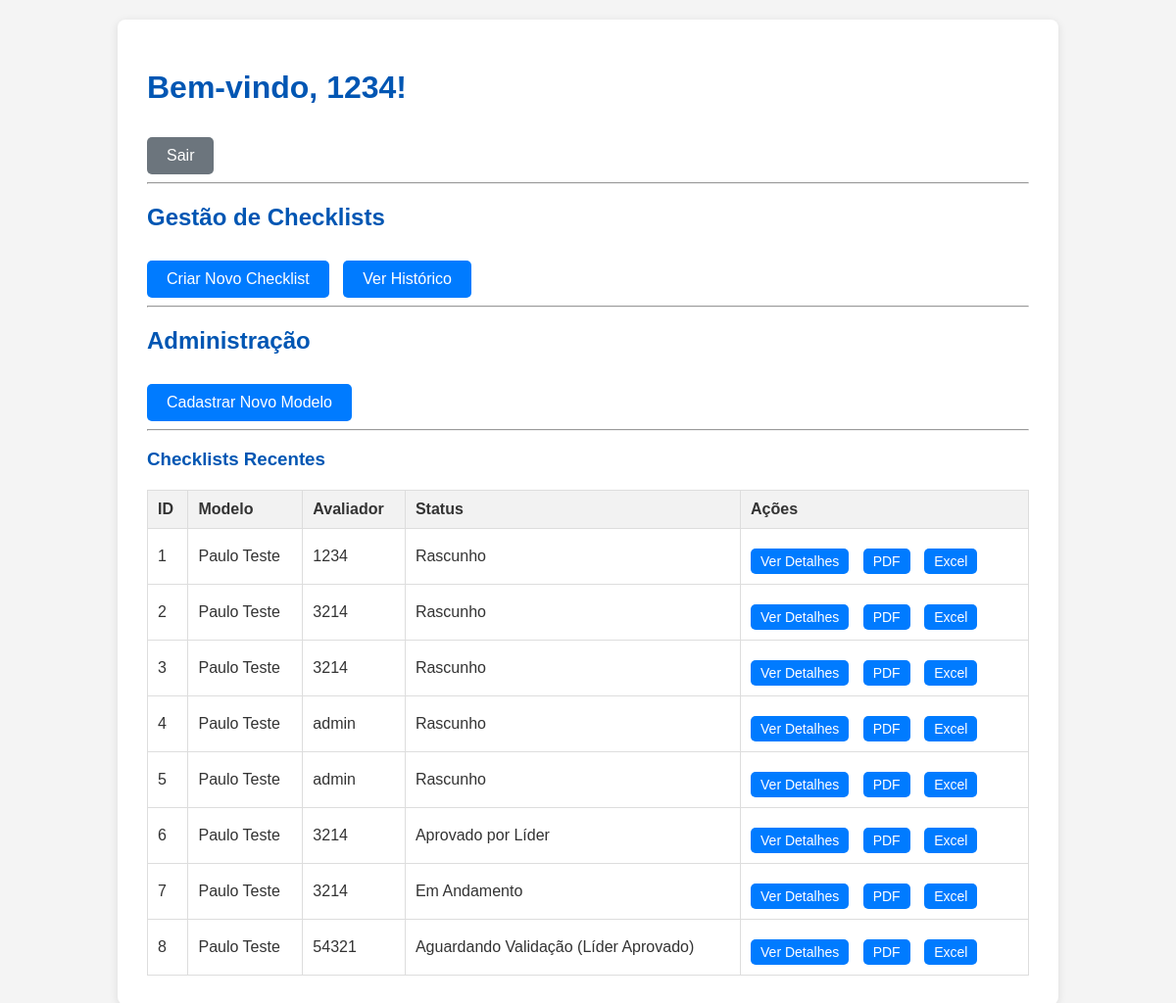
Screenshot of / (signed in) with the database file from the repository.
### models.py (models this page shows, shortened)
class User(db.Model, UserMixin):
    id = db.Column(db.Integer, primary_key=True)
    username = db.Column(db.String(80), unique=True, nullable=False)
    email = db.Column(db.String(120), unique=True, nullable=False)
    password_hash = db.Column(db.String(128), nullable=False)
    role_id = db.Column(db.Integer, db.ForeignKey('role.id', name='fk_user_role'), nullable=False)  # Named constraint
    is_active = db.Column(db.Boolean, default=True)
    created_at = db.Column(db.DateTime, default=datetime.utcnow)
    checklists_created = db.relationship('Checklist', foreign_keys='Checklist.created_by_user_id', backref='creator', lazy=True)
    checklists_evaluated = db.relationship('Checklist', foreign_keys='Checklist.evaluator_user_id', backref='evaluator', lazy=True)
    validation_logs = db.relationship('ValidationLog', backref='validator', lazy=True)

class Checklist(db.Model):
    id = db.Column(db.Integer, primary_key=True)
    template_id = db.Column(db.Integer, db.ForeignKey('checklist_template.id', name='fk_checklist_template'), nullable=False) # Named constraint
    created_by_user_id = db.Column(db.Integer, db.ForeignKey('user.id', name='fk_checklist_creator'), nullable=True) # Named constraint
    evaluator_user_id = db.Column(db.Integer, db.ForeignKey('user.id', name='fk_checklist_evaluator'), nullable=True) # Named constraint
    evaluated_employee_name = db.Column(db.String(100), nullable=False)
    employee_matricula = db.Column(db.String(50), nullable=True)
    employee_position = db.Column(db.String(100), nullable=True)
    shift = db.Column(db.String(50), nullable=False)
    area = db.Column(db.String(100), nullable=False)
    training_date = db.Column(db.Date, nullable=False, default=datetime.utcnow().date())
    training_coach = db.Column(db.String(100), nullable=False)
    training_load_hours = db.Column(db.String(50), nullable=True)
    training_process_desc = db.Column(db.Text, nullable=True)
    start_datetime = db.Column(db.DateTime, nullable=True)
    end_datetime = db.Column(db.DateTime, nullable=True)
    current_status = db.Column(db.String(50), default='Rascunho', nullable=False)
    saved_partially = db.Column(db.Boolean, default=True)
    evaluator_signature_data = db.Column(db.LargeBinary, nullable=True)
    evaluator_signature_name = db.Column(db.String(100), nullable=True)
    evaluator_signature_datetime = db.Column(db.DateTime, nullable=True)
    created_at = db.Column(db.DateTime, default=datetime.utcnow)
    updated_at = db.Column(db.DateTime, default=datetime.utcnow, onupdate=datetime.utcnow)
    answers = db.relationship('ChecklistAnswer', backref='checklist', lazy=True)
    validation_logs = db.relationship('ValidationLog', backref='checklist', lazy=True)

class ChecklistTemplate(db.Model):
    id = db.Column(db.Integer, primary_key=True)
    name = db.Column(db.String(200), nullable=False, unique=True)
    description = db.Column(db.Text, nullable=True)
    sector = db.Column(db.String(100), nullable=False)
    is_active = db.Column(db.Boolean, default=True)
    created_at = db.Column(db.DateTime, default=datetime.utcnow)
    updated_at = db.Column(db.DateTime, default=datetime.utcnow, onupdate=datetime.utcnow)
    items = db.relationship('ChecklistItemTemplate', backref='template', lazy=True, order_by='ChecklistItemTemplate.order_index')
    checklists = db.relationship('Checklist', backref='template', lazy=True)

### routes.py (the view)
@app.route('/')
@login_required
def index():
    checklists = Checklist.query.all()
    return render_template('index.html', checklists=checklists)

### app.py (called while the page is built)
@login_manager.user_loader
def load_user(user_id):
    return User.query.get(int(user_id))

### templates/index.html (shortened to what this page needs)
<!DOCTYPE html>
<html lang="pt-br">
<head>
    <link rel="stylesheet" href="{{ url_for('static', filename='css/style.css') }}">
</head>
<body>
    <div class="container">
        <header>
            <h1>Bem-vindo, {{ current_user.username }}!</h1>
            <a href="{{ url_for('logout') }}" class="button secondary">Sair</a>
        </header>
        <hr>
        <h2>Gestão de Checklists</h2>
        <a href="{{ url_for('selecionar_modelo') }}" class="button">Criar Novo Checklist</a>
        <a href="{{ url_for('historico') }}" class="button">Ver Histórico</a>
        <hr>
        {% if current_user.role_obj.name == 'Administrador' %}
            <h2>Administração</h2>
            <a href="{{ url_for('cadastrar_modelo') }}" class="button">Cadastrar Novo Modelo</a>
            {% endif %}
        <hr>
        <h3>Checklists Recentes</h3>
        {% if checklists %}
            <table>
                <thead>
                    <tr>
                        <th>ID</th>
                        <th>Modelo</th>
                        <th>Avaliador</th>
                        <th>Status</th>
                        <th>Ações</th>
                    </tr>
                </thead>
                <tbody>
                    {% for checklist in checklists %}
                        <tr>
                            <td>{{ checklist.id }}</td>
                            <td>{{ checklist.template.name }}</td>
                            <td>{{ checklist.evaluator.username }}</td>
                            <td>{{ checklist.current_status }}</td>
                            <td>
                                {% if checklist.current_status == 'Em Andamento' and checklist.evaluator_user_id == current_user.id %}
                                    <a href="{{ url_for('editar_checklist', checklist_id=checklist.id) }}" class="button small">Continuar Preenchimento</a>
                                {% elif checklist.current_status == 'Aguardando Validação' and current_user.role_obj.name != 'Avaliador' %}
                                    <a href="{{ url_for('validar_checklist', checklist_id=checklist.id) }}" class="button small">Validar</a>
                                {% else %}
                                    <a href="{{ url_for('ver_detalhes', checklist_id=checklist.id) }}" class="button small">Ver Detalhes</a>
                                    <a href="{{ url_for('gerar_pdf', checklist_id=checklist.id) }}" class="button small">PDF</a>
                                    <a href="{{ url_for('gerar_excel', checklist_id=checklist.id) }}" class="button small">Excel</a>
                                {% endif %}
                            </td>
                        </tr>
                    {% endfor %}
                </tbody>
            </table>
        {% else %}
            <p>Nenhum checklist encontrado.</p>
        {% endif %}
    </div>
</body>
</html>

### static/css/style.css (style rules this page uses)
body { font-family: Arial, sans-serif; margin: 0; padding: 20px; background-color: #f4f4f4; color: #333; }
.container { max-width: 900px; margin: 0 auto; background-color: #fff; padding: 30px; border-radius: 8px; box-shadow: 0 2px 10px rgba(0, 0, 0, 0.1); }
h1, h2, h3 { color: #0056b3; }
.button { display: inline-block; background-color: #007bff; color: white; padding: 10px 20px; border: none; border-radius: 5px; cursor: pointer; text-decoration: none; font-size: 16px; margin-right: 10px; margin-top: 10px; }
.button.secondary { background-color: #6c757d; }
.button.small { padding: 5px 10px; font-size: 14px; }
table { width: 100%; border-collapse: collapse; margin-top: 20px; }
table, th, td { border: 1px solid #ddd; }
th, td { padding: 10px; text-align: left; }
th { background-color: #f2f2f2; }

### rows the page displays
User: username "1234"
Checklist: id "1", template.name "Paulo Teste", evaluator.username "1234", current_status "Rascunho"
Checklist: id "2", template.name "Paulo Teste", evaluator.username "3214", current_status "Rascunho"
Checklist: id "3", template.name "Paulo Teste", evaluator.username "3214", current_status "Rascunho"
Checklist: id "4", template.name "Paulo Teste", evaluator.username "admin", current_status "Rascunho"
Checklist: id "5", template.name "Paulo Teste", evaluator.username "admin", current_status "Rascunho"
Checklist: id "6", template.name "Paulo Teste", evaluator.username "3214", current_status "Aprovado por Líder"
Checklist: id "7", template.name "Paulo Teste", evaluator.username "3214", current_status "Em Andamento"
Checklist: id "8", template.name "Paulo Teste", evaluator.username "54321", current_status "Aguardando Validação (Líder Aprovado)"
